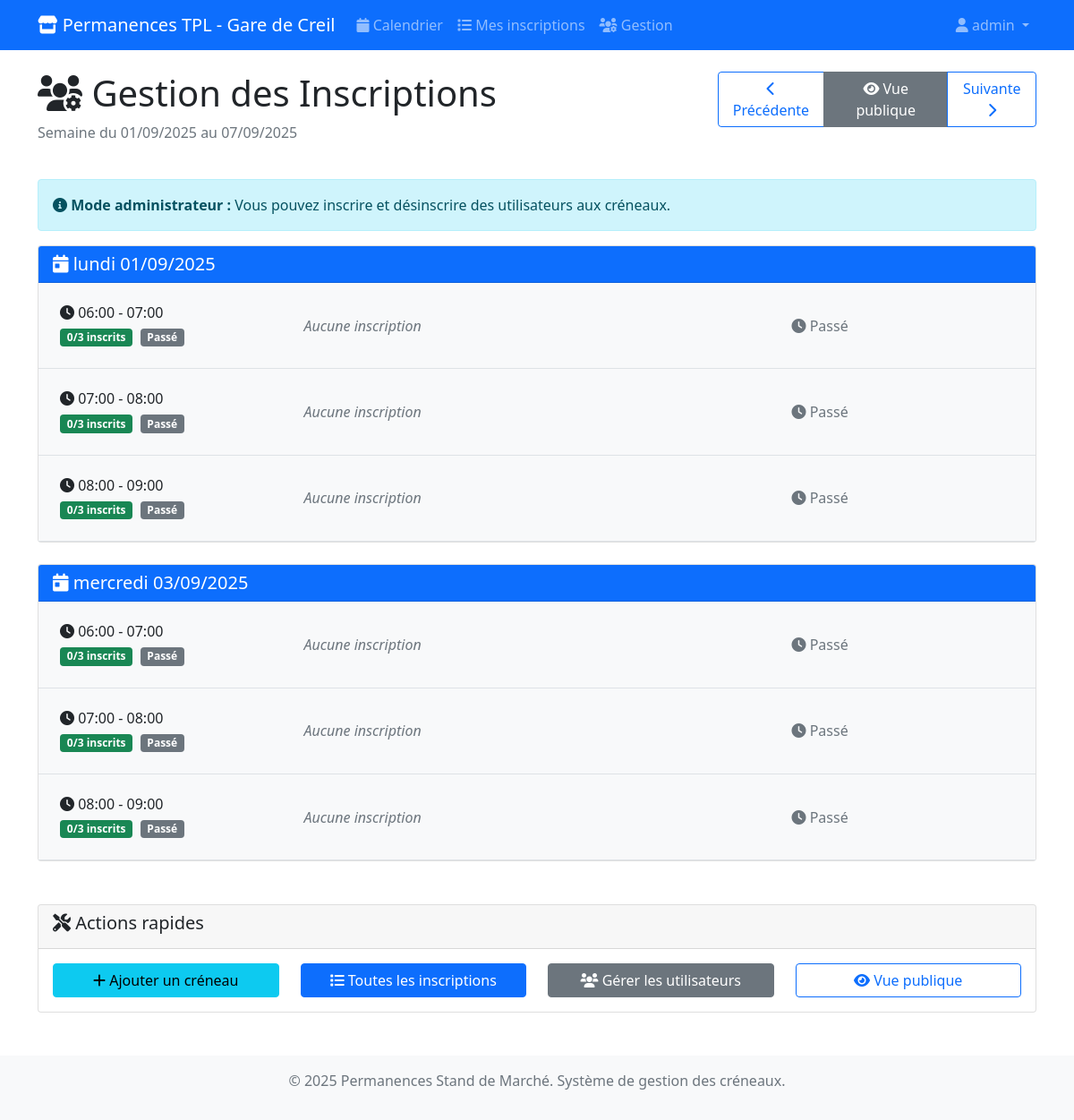
The app's page /permanences/gestion/?week=2025-09-01 (signed in) with its own data.
### permanences/models.py (models this page shows, shortened)
class CreneauHoraire(models.Model):
    date = models.DateField(help_text="Date du créneau")
    heure_debut = models.TimeField(help_text="Heure de début du créneau")
    heure_fin = models.TimeField(help_text="Heure de fin du créneau")
    max_personnes = models.PositiveIntegerField(
        default=3,
        help_text="Nombre maximum de personnes autorisées pour ce créneau"
    )
    actif = models.BooleanField(default=True, help_text="Créneau disponible pour inscription")
    class Meta:
        verbose_name = "Créneau horaire"
        verbose_name_plural = "Créneaux horaires"
        unique_together = ['date', 'heure_debut']
        ordering = ['date', 'heure_debut']
    @property
    def places_disponibles(self):
        try:
            inscriptions_count = self.inscriptions.filter(annulee=False).count()
            return max(0, self.max_personnes - inscriptions_count)
        except Exception:
            return self.max_personnes
    @property
    def complet(self):
        try:
            return self.places_disponibles <= 0
        except Exception:
            return False
    @property
    def est_passe(self):
        try:
            maintenant = datetime.now()
            creneau_datetime = datetime.combine(self.date, self.heure_debut)
            return creneau_datetime < maintenant
        except Exception:
            return False

### permanences/views.py (the view)
# urls.py: path('gestion/', views.gestion_inscriptions, name='gestion'),
@user_passes_test(is_superuser)
def gestion_inscriptions(request):
    today = timezone.now().date()
    week_start = request.GET.get('week')
    if week_start:
        try:
            week_start = datetime.strptime(week_start, '%Y-%m-%d').date()
        except ValueError:
            week_start = today - timedelta(days=today.weekday())
    else:
        week_start = today - timedelta(days=today.weekday())
    week_end = week_start + timedelta(days=6)
    from django.contrib.auth.models import User
    utilisateurs = User.objects.filter(is_active=True).order_by('username')
    creneaux = CreneauHoraire.objects.filter(
        date__range=[week_start, week_end],
        actif=True
    ).prefetch_related('inscriptions__utilisateur').order_by('date', 'heure_debut')
    creneaux_par_jour = {}
    for creneau in creneaux:
        if creneau.date not in creneaux_par_jour:
            creneaux_par_jour[creneau.date] = []
        utilisateurs_inscrits_ids = set(
            inscription.utilisateur.id
            for inscription in creneau.inscriptions.filter(annulee=False)
        )
        creneau.utilisateurs_disponibles = [
            utilisateur for utilisateur in utilisateurs
            if utilisateur.id not in utilisateurs_inscrits_ids
        ]
        creneaux_par_jour[creneau.date].append(creneau)
    prev_week = week_start - timedelta(days=7)
    next_week = week_start + timedelta(days=7)
    context = {
        'creneaux_par_jour': creneaux_par_jour,
        'utilisateurs': utilisateurs,
        'week_start': week_start,
        'week_end': week_end,
        'prev_week': prev_week,
        'next_week': next_week,
        'today': today,
    }
    return render(request, 'permanences/gestion_inscriptions.html', context)

### permanences/views.py (called while the page is built)
def is_superuser(user):
    return user.is_superuser

### templates/permanences/gestion_inscriptions.html (shortened to what this page needs)
{% extends 'base.html' %}
{% block content %}
<div class="row mb-4">
    <div class="col-md-8">
        <h1><i class="fas fa-users-cog"></i> Gestion des Inscriptions</h1>
        <p class="text-muted">Semaine du {{ week_start|date:"d/m/Y" }} au {{ week_end|date:"d/m/Y" }}</p>
    </div>
    <div class="col-md-4 text-end">
        <div class="btn-group" role="group">
            <a href="?week={{ prev_week|date:'Y-m-d' }}" class="btn btn-outline-primary">
                <i class="fas fa-chevron-left"></i> Précédente
            </a>
            <a href="{% url 'permanences:calendrier' %}" class="btn btn-secondary">
                <i class="fas fa-eye"></i> Vue publique
            </a>
            <a href="?week={{ next_week|date:'Y-m-d' }}" class="btn btn-outline-primary">
                Suivante <i class="fas fa-chevron-right"></i>
            </a>
        </div>
    </div>
</div>
<div class="alert alert-info">
    <i class="fas fa-info-circle"></i>
    <strong>Mode administrateur :</strong>
    Vous pouvez inscrire et désinscrire des utilisateurs aux créneaux.
</div>
<div class="row">
    {% for date, creneaux in creneaux_par_jour.items %}
    <div class="col-12 mb-4">
        <div class="card">
            <div class="card-header bg-primary text-white">
                <h5 class="card-title mb-0">
                    <i class="fas fa-calendar-day"></i>
                    {{ date|date:"l d/m/Y" }}
                </h5>
            </div>
            <div class="card-body p-0">
                {% for creneau in creneaux %}
                <div class="border-bottom p-4 {% if creneau.est_passe %}bg-light{% endif %}">
                    <div class="row align-items-center">
                        <div class="col-md-3">
                            <h6 class="mb-1">
                                <i class="fas fa-clock"></i>
                                {{ creneau.heure_debut|time:"H:i" }} - {{ creneau.heure_fin|time:"H:i" }}
                            </h6>
                            <span class="badge
                                {% if creneau.complet %}bg-danger{% elif creneau.places_disponibles <= 1 %}bg-warning{% else %}bg-success{% endif %}">
                                {% with creneau.inscriptions.count as nb_inscriptions %}
                                    {{ nb_inscriptions }}/{{ creneau.max_personnes }} inscrits
                                {% endwith %}
                            </span>
                            {% if creneau.est_passe %}
                                <span class="badge bg-secondary ms-1">Passé</span>
                            {% endif %}
                        </div>
                        <div class="col-md-6">
                            {% with creneau.inscriptions.all as inscriptions %}
                                {% if inscriptions %}
                                    <strong>Inscrits :</strong>
                                    <ul class="list-unstyled mb-0 mt-1">
                                        {% for inscription in inscriptions %}
                                            {% if not inscription.annulee %}
                                            <li class="d-flex justify-content-between align-items-center py-1">
                                                <span>
                                                    <i class="fas fa-user"></i>
                                                    {{ inscription.utilisateur.first_name|default:inscription.utilisateur.username }}
                                                    ({{ inscription.utilisateur.username }})
                                                </span>
                                                {% if not creneau.est_passe %}
                                                <form method="post" action="{% url 'permanences:annuler' inscription.id %}"
                                                      class="d-inline"
                                                      onsubmit="return confirm('Êtes-vous sûr de vouloir annuler l\'inscription de {{ inscription.utilisateur.username }} ?');">
                                                    {% csrf_token %}
                                                    <button type="submit" class="btn btn-sm btn-outline-danger">
                                                        <i class="fas fa-times"></i>
                                                    </button>
                                                </form>
                                                {% endif %}
                                            </li>
                                            {% endif %}
                                        {% endfor %}
                                    </ul>
                                {% else %}
                                    <em class="text-muted">Aucune inscription</em>
                                {% endif %}
                            {% endwith %}
                        </div>
                        <div class="col-md-3">
                            {% if not creneau.est_passe and not creneau.complet %}
                                <form method="post" action="{% url 'permanences:inscrire' creneau.id %}">
                                    {% csrf_token %}
                                    <div class="input-group">
                                        <select name="utilisateur_id" class="form-select form-select-sm" required>
                                            <option value="">Choisir un utilisateur</option>
                                            {% for utilisateur in creneau.utilisateurs_disponibles %}
                                                <option value="{{ utilisateur.id }}">
                                                    {{ utilisateur.first_name|default:utilisateur.username }} ({{ utilisateur.username }})
                                                </option>
                                            {% endfor %}
                                        </select>
                                        <button type="submit" class="btn btn-sm btn-success">
                                            <i class="fas fa-plus"></i>
                                        </button>
                                    </div>
                                </form>
                            {% elif creneau.complet and not creneau.est_passe %}
                                <span class="text-danger">
                                    <i class="fas fa-ban"></i> Complet
                                </span>
                            {% elif creneau.est_passe %}
                                <span class="text-muted">
                                    <i class="fas fa-clock"></i> Passé
                                </span>
                            {% endif %}
                        </div>
                    </div>
                </div>
                {% empty %}
                <div class="p-3 text-center text-muted">
                    <i class="fas fa-calendar-times"></i>
                    Aucun créneau disponible
                </div>
                {% endfor %}
            </div>
        </div>
    </div>
    {% endfor %}
</div>
<div class="mt-4">
    <div class="card">
        <div class="card-header">
            <h5><i class="fas fa-tools"></i> Actions rapides</h5>
        </div>
        <div class="card-body">
            <div class="row">
                <div class="col-md-3">
                    <a href="{% url 'admin:permanences_creneauhoraire_add' %}" class="btn btn-info w-100">
                        <i class="fas fa-plus"></i> Ajouter un créneau
                    </a>
                </div>
                <div class="col-md-3">
                    <a href="{% url 'admin:permanences_inscription_changelist' %}" class="btn btn-primary w-100">
                        <i class="fas fa-list"></i> Toutes les inscriptions
                    </a>
                </div>
                <div class="col-md-3">
                    <a href="{% url 'admin:auth_user_changelist' %}" class="btn btn-secondary w-100">
                        <i class="fas fa-users"></i> Gérer les utilisateurs
                    </a>
                </div>
                <div class="col-md-3">
                    <a href="{% url 'permanences:calendrier' %}" class="btn btn-outline-primary w-100">
                        <i class="fas fa-eye"></i> Vue publique
                    </a>
                </div>
            </div>
        </div>
    </div>
</div>
{% endblock %}

### templates/base.html (shortened to what this page needs)
<!DOCTYPE html>
<html lang="fr">
<head>
    <link href="https://cdn.jsdelivr.net/npm/bootstrap@5.1.3/dist/css/bootstrap.min.css" rel="stylesheet">
    <link href="https://cdnjs.cloudflare.com/ajax/libs/font-awesome/6.0.0/css/all.min.css" rel="stylesheet">
</head>
<body>
    <nav class="navbar navbar-expand-lg navbar-dark bg-primary">
        <div class="container">
            <a class="navbar-brand" href="{% url 'permanences:calendrier' %}">
                <i class="fas fa-store"></i> Permanences TPL - Gare de Creil
            </a>
            <div class="collapse navbar-collapse" id="navbarNav">
                <ul class="navbar-nav me-auto">
                    <li class="nav-item">
                        <a class="nav-link" href="{% url 'permanences:calendrier' %}">
                            <i class="fas fa-calendar"></i> Calendrier
                        </a>
                    </li>
                    {% if user.is_authenticated %}
                    <li class="nav-item">
                        <a class="nav-link" href="{% url 'permanences:mes_inscriptions' %}">
                            <i class="fas fa-list"></i> Mes inscriptions
                        </a>
                    </li>
                    {% endif %}
                    {% if user.is_superuser %}
                    <li class="nav-item">
                        <a class="nav-link" href="{% url 'permanences:gestion' %}">
                            <i class="fas fa-users-cog"></i> Gestion
                        </a>
                    </li>
                    {% endif %}
                </ul>
                <ul class="navbar-nav">
                    {% if user.is_authenticated %}
                        <li class="nav-item dropdown">
                            <a class="nav-link dropdown-toggle" href="#" id="navbarDropdown" role="button" data-bs-toggle="dropdown">
                                <i class="fas fa-user"></i> {{ user.username }}
                            </a>
                        </li>
                    {% else %}
                        <li class="nav-item">
                            <a class="nav-link" href="{% url 'login' %}">
                                <i class="fas fa-sign-in-alt"></i> Connexion
                            </a>
                        </li>
                    {% endif %}
                </ul>
            </div>
        </div>
    </nav>
    <main class="container mt-4">
        {% block content %}
        {% endblock %}
    </main>
    <footer class="bg-light text-center text-muted mt-5 py-3">
        <div class="container">
            <p>&copy; 2025 Permanences Stand de Marché. Système de gestion des créneaux.</p>
        </div>
    </footer>
</body>
</html>

### records on screen
CreneauHoraire: date "lundi 01/09/2025", heure_debut "06:00", heure_fin "07:00", inscriptions.count "0", max_personnes "3", shows "Passé"
CreneauHoraire: heure_debut "07:00", heure_fin "08:00", inscriptions.count "0", max_personnes "3", date "Passé"
CreneauHoraire: heure_debut "08:00", heure_fin "09:00", inscriptions.count "0", max_personnes "3", date "Passé"
CreneauHoraire: date "mercredi 03/09/2025", heure_debut "06:00", heure_fin "07:00", inscriptions.count "0", max_personnes "3", shows "Passé"
CreneauHoraire: heure_debut "07:00", heure_fin "08:00", inscriptions.count "0", max_personnes "3", date "Passé"
CreneauHoraire: heure_debut "08:00", heure_fin "09:00", inscriptions.count "0", max_personnes "3", date "Passé"

### other values on screen
{{ user.username }} "admin"
{{ week_start|date:"d/m/Y" }} "01/09/2025"
{{ week_end|date:"d/m/Y" }} "07/09/2025"
